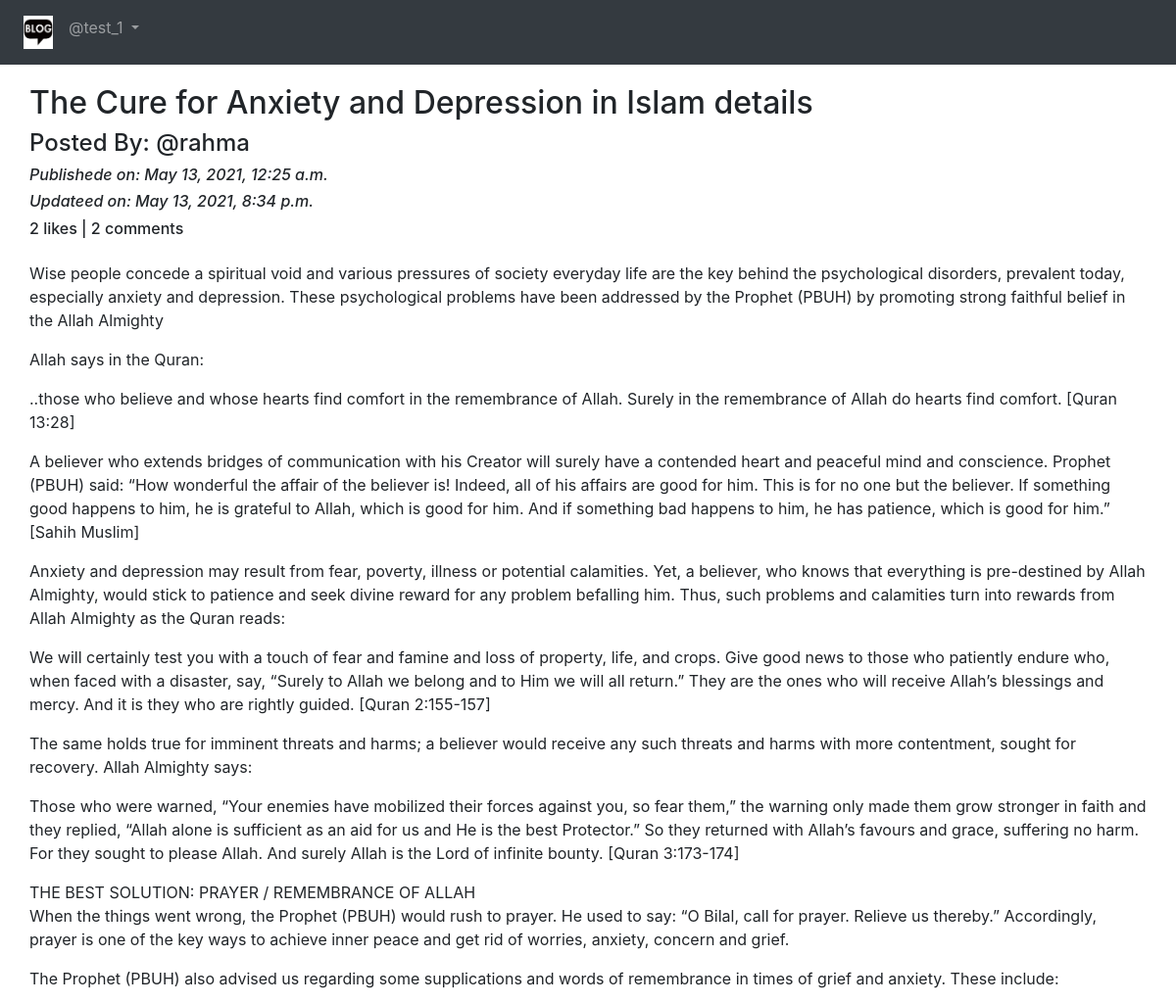
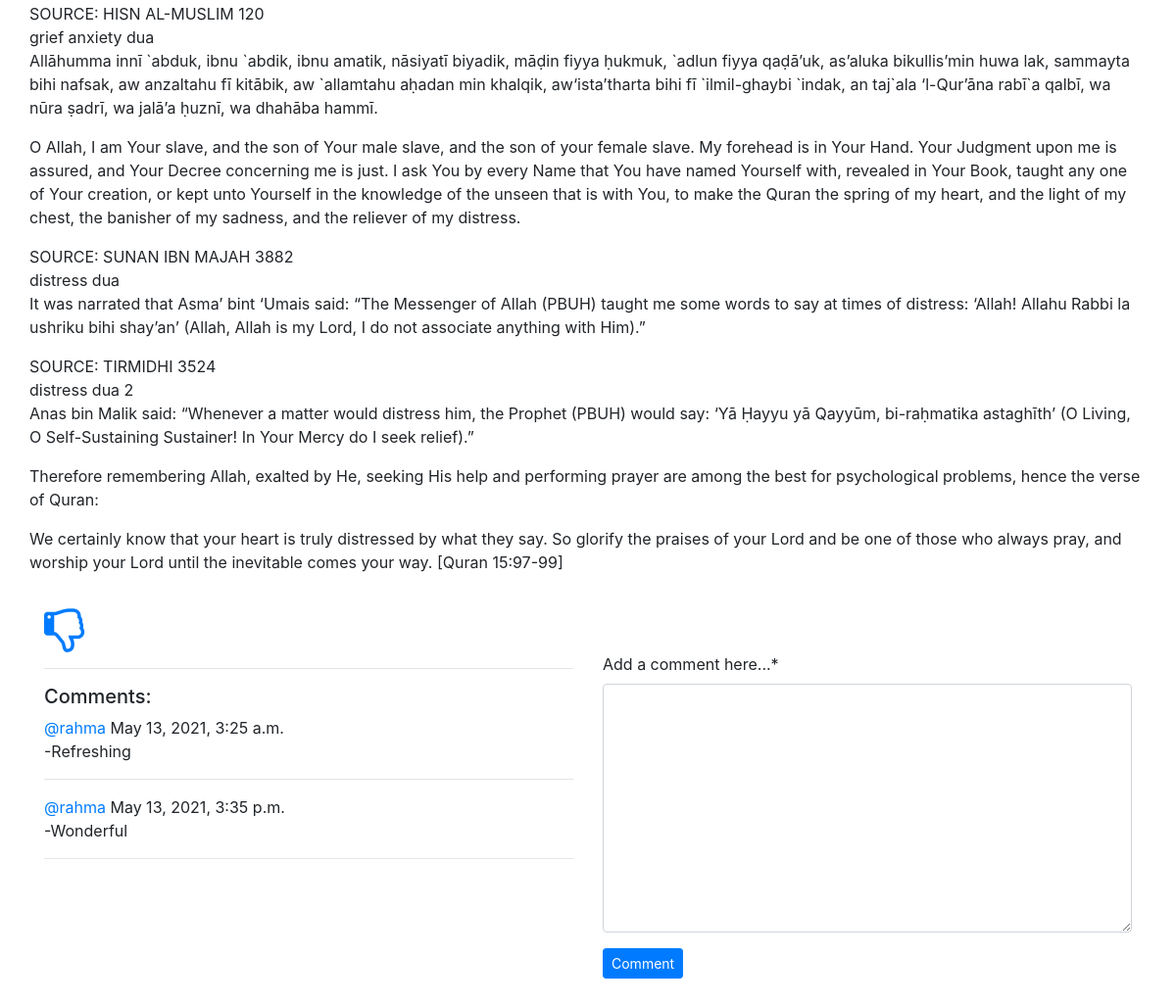
/blog/details/the-cure-for-anxiety-and-depression-in-islam-details (signed in), run on the app's committed database (2 pictures, top to bottom).
### App_Blog/models.py (models this page shows, shortened)
class Blog(models.Model):
    author = models.ForeignKey(User, related_name='post_author', on_delete=models.CASCADE)
    blog_title = models.CharField(max_length=264, verbose_name="Put a Title")
    slug = models.SlugField(max_length=264, unique=True)
    blog_content = models.TextField(verbose_name="What's on your mind?")
    blog_img = models.ImageField(upload_to='blog_images')
    publish_date = models.DateTimeField(auto_now_add=True)
    update_date = models.DateTimeField(auto_now=True)
    class Meta:
        ordering = ['-publish_date',]

class Comment(models.Model):
    blog = models.ForeignKey(Blog, related_name='blog_comment', on_delete=models.CASCADE)
    user = models.ForeignKey(User, on_delete=models.CASCADE, related_name='user_comment')
    comment = models.TextField(verbose_name="Add a comment here...")
    comment_date = models.DateTimeField(auto_now_add=True)

### App_Blog/views.py (the view, shortened to what this page needs)
# urls.py: path('details/<slug:slug>',views.blog_details,name='blog_details'),
@login_required
def blog_details(request,slug):
    blog = Blog.objects.get(slug=slug)
    comment_form = CommentForm
    already_liked= Likes.objects.filter(blog=blog,user=request.user)
    if already_liked:
        liked = True
    else:
        liked = False
    return render(request,'App_Blog/blog_details.html',context={'blog':blog,'comment_form':comment_form,'liked':liked})

### templates/App_Blog/blog_details.html (shortened to what this page needs)
{% extends 'base.html' %}
{% load crispy_forms_tags %}
{% block body_block %}
<div class="row">
  <div class="clol-sm-6">
    <h2>{{blog.blog_title}}</h2>
    <h4>Posted By: @{{blog.author}}</h4>
    <i><h6>Publishede on: {{blog.publish_date}}</h6></i>
    <i><h6>Updateed on: {{blog.update_date}}</h6></i>
    <h6>{{blog.liked_blog.count}} likes | {{blog.blog_comment.count}} comments</h6>
  </div>
  <div class="col-sm-6">
  </div>
  <p>
    {{blog.blog_content|linebreaks}}
  </p>
</div>
{% if not liked %}
<a href="{% url 'App_Blog:liked_post' pk=blog.pk %}"><i class="fa fa-thumbs-o-up fa-3x" aria-hidden="true"></i></a>
{% else %}
<a href="{% url 'App_Blog:unliked_post' pk=blog.pk %}"><i class="fa fa-thumbs-o-down fa-3x" aria-hidden="true"></i></a>
{% endif %}
<div class="row">
  <div class="col-sm-6">
    <hr>
    <h5>Comments:</h5>
    {% for comment in blog.blog_comment.all %}
    <p> <a href="#">@{{comment.user}}</a> {{comment.comment_date}}<br>-{{comment.comment}}</p><hr>
    {% endfor %}
  </div>
  <div class="col-sm-6">
    <form method="POST">
      {{ comment_form|crispy }}
      <button type="submit" class="btn btn-primary btn-sm">Comment</button>
    </form>
    <br><br>
  </div>
</div>
{% endblock %}

### templates/base.html (shortened to what this page needs)
<!DOCTYPE html>
<html lang="en" dir="ltr">
  <head>
    <link rel="stylesheet" href="https://maxcdn.bootstrapcdn.com/bootstrap/4.4.1/css/bootstrap.min.css">
    <link rel="stylesheet" href="https://maxcdn.bootstrapcdn.com/font-awesome/4.7.0/css/font-awesome.min.css">
  </head>
  <body>
    <nav class="navbar navbar-expand-sm bg-dark navbar-dark">
      <ul class="navbar-nav">
        <li class="nav-item active">
          <a class="nav-link" href="{% url 'index' %}"><img src="/media/logo.png" width="30px"></a>
        </li>
        {% if user.is_authenticated %}
        <div class="nav-item dropdown">
          <a class="nav-link dropdown-toggle" href="#" id="navbardrop" data-toggle="dropdown">
            @{{user.username}}
          </a>
        </div>
        {% endif %}
      </ul>
    </nav>
    <div class="container" style="padding-top:20px">
      {% block body_block %}
      {% endblock %}
    </div>
  </body>
</html>

### data on the page
Blog: blog_title "The Cure for Anxiety and Depression in Islam details", author "rahma", publish_date "May 13, 2021, 12:25 a.m.", update_date "May 13, 2021, 8:34 p.m.", liked_blog.count "2", blog_comment.count "2", blog_content "Wise people concede a spiritual void and various pressures of society everyday life are the key behind the psychological disorders, prevalent today, especially anxiety and depression. These psychological problems have been addressed by the Prophet (PBUH) by promoting strong faithful belief in the Allah Almighty Allah says in the Quran: ..those who believe and whose hearts find comfort in the remembrance of Allah. Surely in the remembrance of Allah do hearts find comfort. [Quran 13:28] A believer who extends bridges of communication with his Creator will surely have a contended heart and peaceful mind and conscience. Prophet (PBUH) said: “How wonderful the affair of the believer is! Indeed,…"
Comment: user "rahma", comment_date "May 13, 2021, 3:25 a.m.", comment "Refreshing"
Comment: user "rahma", comment_date "May 13, 2021, 3:35 p.m.", comment "Wonderful"

### other printed values
{{ user.username }} "test_1"
